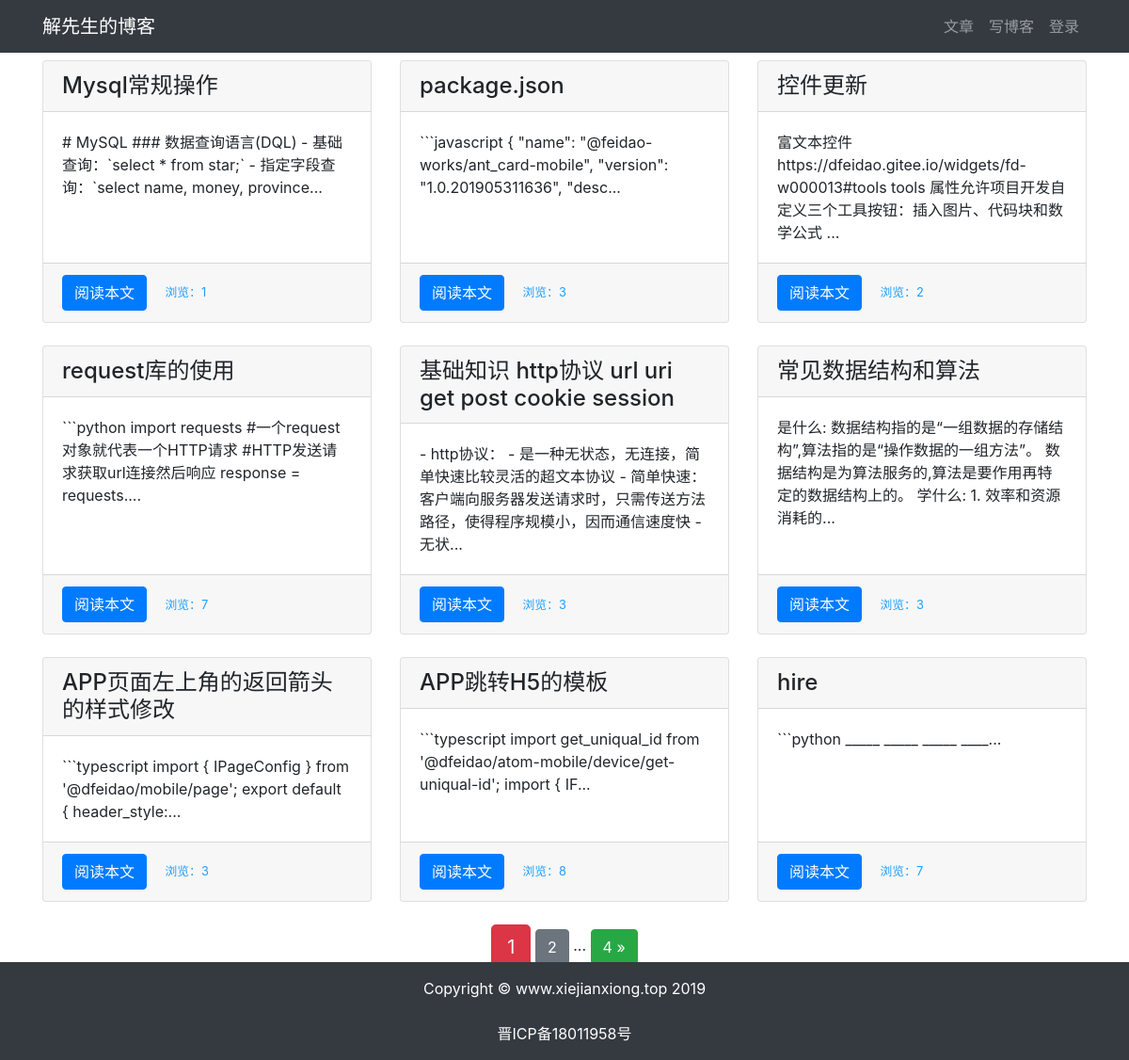
Page /article/article-list/ on the committed database.
### article/models.py (models this page shows, shortened)
class ArticlePost(models.Model):
    author = models.ForeignKey(User,on_delete=models.CASCADE)
    title = models.CharField(max_length=100)
    body = models.TextField()
    created = models.DateTimeField(default=timezone.now)
    updated = models.DateTimeField(auto_now=True)
    total_views = models.PositiveIntegerField(default=0)
    class Meta:
        ordering = ('-created',)

### article/views.py (the view)
# urls.py: path('article-list/',views.article_list,name='article_list'),
def article_list(request):
    article_list = ArticlePost.objects.all()
    paginator = Paginator(article_list,9)
    page = request.GET.get('page')
    articles = paginator.get_page(page)
    context = {'articles':articles}
    return render(request,'article/list.html',context)

### templates/article/list.html (shortened to what this page needs)
{% extends "base.html" %}
{% load staticfiles %}
{% block content %}
<div class="container">
    <div class="row mt-2">
        {% for article in articles %}
        <div class="col-4 mb-4">
            <div class="card h-100">
                <h4 class="card-header">{{ article.title }}</h4>
                <div class="card-body">
                    <p class="card-text">{{ article.body|slice:'100' }}...</p>
                </div>
                <div class="card-footer">
                    <a href="{% url 'article:article_detail' article.id %}" class="btn btn-primary">阅读本文</a>
                    <span>
                        <small class="col align-self-end" style="color: #1E9FFF">
                            浏览：{{ article.total_views }}
                        </small>
                    </span>
                </div>
            </div>
        </div>
        {% endfor %}
    </div>
<div class="paginator row">
    <div class="m-auto">
        <span class="step-links">
        <span class="current btn btn-danger btn-lg">
            {{ articles.number }}
        </span>
        {% if articles.has_next %}
        <a href="?page={{ articles.next_page_number }}" class="btn btn-secondary">
            {{ articles.next_page_number }}
        </a>
        <span>...</span>
        <a href="?page={{ articles.paginator.num_pages }}" class="btn btn-success">
            {{ articles.paginator.num_pages }} &raquo;
        </a>
        {% endif %}
        </span>
    </div>
</div>
</div>
{% endblock content %}

### templates/base.html (shortened to what this page needs)
{% load staticfiles %}
<!DOCTYPE html>
<html lang="zh-cn">
<head>
{% load static %}
    <link rel="stylesheet" href="{% static 'bootstrap/css/bootstrap.min.css' %}">
    <link rel="stylesheet" href="{% static 'md_css/monokai.css' %}">
</head>
<body>
    {% include 'header.html' %}
    {% block content %}{% endblock content %}
    {% include 'footer.html' %}:
</body>
</html>

### templates/header.html (shortened to what this page needs)
<nav class="navbar navbar-expand-lg navbar-dark bg-dark">
    <div class="container">
        <a class="navbar-brand" href="#">解先生的博客</a>
        <div>
            <ul class="navbar-nav">
                <li class="nav-item">
                    <a class="nav-link" href="{% url 'article:article_list' %}">文章</a>
                </li>
                <li class="nav-item">
                        <a class="nav-link" href="{% url 'article:article_create' %}">写博客</a>
                </li>
                {% if user.is_authenticated %}
        <li class="nav-item dropdown">
            <a class="nav-link dropdown-toggle" href="#" id="navbarDropdown" role="button" data-toggle="dropdown" aria-haspopup="true" aria-expanded="false">
              {{ user.username }}
            </a>
            <div class="dropdown-menu" aria-labelledby="navbarDropdown">
                <a class="dropdown-item" href='{% url "userprofile:edit" user.id %}'>个人信息</a>
                <a class="dropdown-item" href="#" onclick="user_delete()">删除用户</a>
              <a class="dropdown-item" href="{% url "userprofile:logout" %}">退出登录</a>
            </div>
        </li>
    {% else %}
        <li class="nav-item">
            <a class="nav-link" href="{% url 'userprofile:login' %}">登录</a>
        </li>
    {% endif %}
            </ul>
        </div>
    </div>
</nav>

### templates/footer.html
{% load staticfiles %}
<div>
    <br><br><br>
</div>
<footer class="py-3 bg-dark fixed-bottom">
    <div class="container">
        <p class="m-0 text-center text-white">Copyright &copy; www.xiejianxiong.top 2019</p><br>
                <p class="m-0 text-center text-white">晋ICP备18011958号</p>
    </div>
</footer>

### rows in the picture
ArticlePost: title "Mysql常规操作", body "# MySQL ### 数据查询语言(DQL) - 基础查询：`select * from star;` - 指定字段查询：`select name, money, province", total_views "1"
ArticlePost: title "package.json", body "```javascript { \"name\": \"@feidao-works/ant_card-mobile\", \"version\": \"1.0.201905311636\", \"desc", total_views "3"
ArticlePost: title "控件更新", body "富文本控件 https://dfeidao.gitee.io/widgets/fd-w000013#tools tools 属性允许项目开发自定义三个工具按钮：插入图片、代码块和数学公式", total_views "2"
ArticlePost: title "request库的使用", body "```python import requests #一个request对象就代表一个HTTP请求 #HTTP发送请求获取url连接然后响应 response = requests.", total_views "7"
ArticlePost: title "基础知识 http协议 url uri get post cookie session", body "- http协议： - 是一种无状态，无连接，简单快速比较灵活的超文本协议 - 简单快速：客户端向服务器发送请求时，只需传送方法路径，使得程序规模小，因而通信速度快 - 无状", total_views "3"
ArticlePost: title "常见数据结构和算法", body "是什么: 数据结构指的是“一组数据的存储结构”,算法指的是“操作数据的一组方法”。 数据结构是为算法服务的,算法是要作用再特定的数据结构上的。 学什么: 1. 效率和资源消耗的", total_views "3"
ArticlePost: title "APP页面左上角的返回箭头的样式修改", body "```typescript import { IPageConfig } from '@dfeidao/mobile/page'; export default { header_style:", total_views "3"
ArticlePost: title "APP跳转H5的模板", body "```typescript import get_uniqual_id from '@dfeidao/atom-mobile/device/get-uniqual-id'; import { IF", total_views "8"
ArticlePost: title "hire", body "```python _____ _____ _____ ____", total_views "7"

### other values in the picture
{{ articles.number }} "1"
{{ articles.next_page_number }} "2"
{{ articles.paginator.num_pages }} "4"
